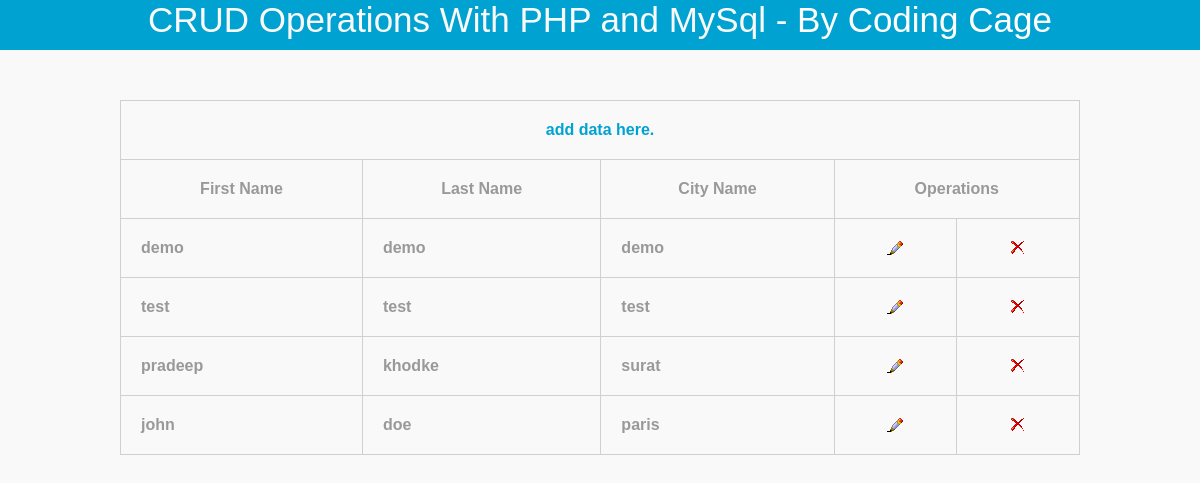
/docs/basic/index.php, run on the app's committed database.
### tables this page shows
CREATE TABLE IF NOT EXISTS `users` (
  `user_id` int(11) NOT NULL AUTO_INCREMENT,
  `first_name` varchar(25) NOT NULL,
  `last_name` varchar(25) NOT NULL,
  `user_city` varchar(50) NOT NULL,
  PRIMARY KEY (`user_id`)
);

### docs/basic/index.php (the view, shortened to what this page needs)
<!DOCTYPE html PUBLIC "-//W3C//DTD XHTML 1.0 Transitional//EN" "http://www.w3.org/TR/xhtml1/DTD/xhtml1-transitional.dtd">
<html xmlns="http://www.w3.org/1999/xhtml">
<head>
<link rel="stylesheet" href="style.css" type="text/css" />
</head>
<body>
<center>
<div id="header">
	<div id="content">
    <label>CRUD Operations With PHP and MySql - <a href="http://www.codingcage.com" target="_blank">By Coding Cage</a></label>
    </div>
</div>
<div id="body">
	<div id="content">
    <table align="center">
    <tr>
    <th colspan="5"><a href="add_data.php">add data here.</a></th>
    </tr>
    <th>First Name</th>
    <th>Last Name</th>
    <th>City Name</th>
    <th colspan="2">Operations</th>
    <?php
	$sql_query="SELECT * FROM users";
	$result_set=mysql_query($sql_query);
	if(mysql_num_rows($result_set)>0)
	{
        while($row=mysql_fetch_row($result_set))
		{
		?>
            <tr>
            <td><?php echo $row[1]; ?></td>
            <td><?php echo $row[2]; ?></td>
            <td><?php echo $row[3]; ?></td>
            <td align="center"><a href="javascript:edt_id('<?php echo $row[0]; ?>')"><img src="b_edit.png" align="EDIT" /></a></td>
            <td align="center"><a href="javascript:delete_id('<?php echo $row[0]; ?>')"><img src="b_drop.png" align="DELETE" /></a></td>
            </tr>
        <?php
		}
	}
	else
	{
		?>
        <tr>
        <td colspan="5">No Data Found !</td>
        </tr>
        <?php
	}
	?>
    </table>
    </div>
</div>
</center>
</body>
</html>

### docs/basic/style.css (style rules this page uses)
* { margin:0; padding:0; }
body { background:#f9f9f9; font-family:"Courier New", Courier, monospace; }
#header { width:100%; height:50px; background:#00a2d1; color:#f9f9f9; font-family:"Lucida Sans Unicode", "Lucida Grande", sans-serif; font-size:35px; text-align:center; }
#header a { color:#fff; text-decoration:blink; }
#body { margin-top:50px; }
table { width:80%; font-family:Tahoma, Geneva, sans-serif; font-weight:bolder; color:#999; margin-bottom:80px; }
table a { text-decoration:none; color:#00a2d1; }
table,td,th { border-collapse:collapse; border:solid #d0d0d0 1px; padding:20px; }

### data on the page
users: first_name "demo", last_name "demo", user_city "demo"
users: first_name "test", last_name "test", user_city "test"
users: first_name "pradeep", last_name "khodke", user_city "surat"
users: first_name "john", last_name "doe", user_city "paris"
